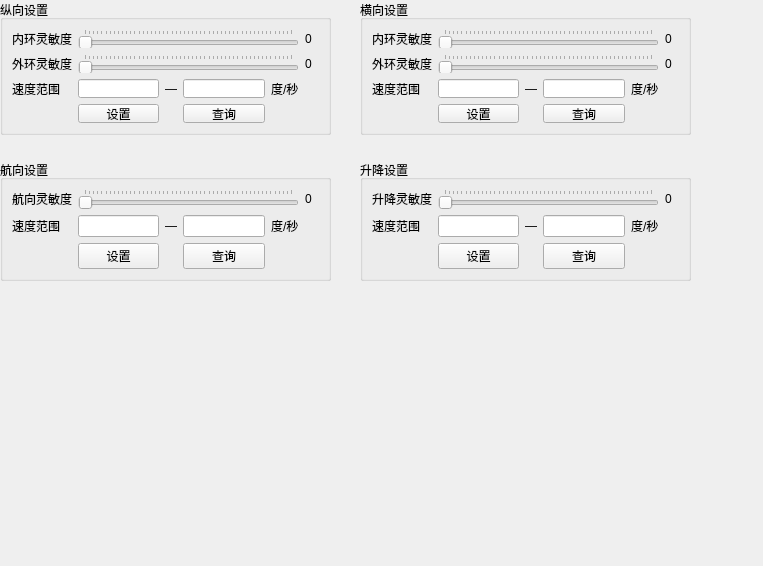
<?xml version="1.0" encoding="UTF-8"?>
<ui version="4.0">
 <class>QSelfflyWidget</class>
 <widget class="QWidget" name="QSelfflyWidget">
  <property name="geometry">
   <rect>
    <x>0</x>
    <y>0</y>
    <width>763</width>
    <height>566</height>
   </rect>
  </property>
  <property name="windowTitle">
   <string>Form</string>
  </property>
  <widget class="QGroupBox" name="groupBox_13">
   <property name="geometry">
    <rect>
     <x>0</x>
     <y>0</y>
     <width>331</width>
     <height>135</height>
    </rect>
   </property>
   <property name="title">
    <string>纵向设置</string>
   </property>
   <layout class="QGridLayout" name="gridLayout_5">
    <item row="0" column="0">
     <widget class="QLabel" name="label_8">
      <property name="text">
       <string>内环灵敏度</string>
      </property>
     </widget>
    </item>
    <item row="0" column="1" colspan="4">
     <widget class="QSlider" name="horizontalSlider_THETA2ELE">
      <property name="minimum">
       <number>0</number>
      </property>
      <property name="maximum">
       <number>500</number>
      </property>
      <property name="orientation">
       <enum>Qt::Horizontal</enum>
      </property>
      <property name="tickPosition">
       <enum>QSlider::TicksAbove</enum>
      </property>
     </widget>
    </item>
    <item row="0" column="5">
     <widget class="QLabel" name="label_THETA2ELE">
      <property name="text">
       <string>0</string>
      </property>
     </widget>
    </item>
    <item row="1" column="0">
     <widget class="QLabel" name="label_9">
      <property name="text">
       <string>外环灵敏度</string>
      </property>
     </widget>
    </item>
    <item row="1" column="1" colspan="4">
     <widget class="QSlider" name="horizontalSlider_VX2ELE">
      <property name="minimum">
       <number>0</number>
      </property>
      <property name="maximum">
       <number>500</number>
      </property>
      <property name="orientation">
       <enum>Qt::Horizontal</enum>
      </property>
      <property name="tickPosition">
       <enum>QSlider::TicksAbove</enum>
      </property>
     </widget>
    </item>
    <item row="1" column="5">
     <widget class="QLabel" name="label_VX2ELE">
      <property name="text">
       <string>0  </string>
      </property>
     </widget>
    </item>
    <item row="2" column="0">
     <widget class="QLabel" name="label_13">
      <property name="text">
       <string>速度范围</string>
      </property>
     </widget>
    </item>
    <item row="2" column="1">
     <widget class="QLineEdit" name="lineEdit_ELEMIN"/>
    </item>
    <item row="2" column="2">
     <widget class="QLabel" name="label_232">
      <property name="text">
       <string>—</string>
      </property>
     </widget>
    </item>
    <item row="2" column="3">
     <widget class="QLineEdit" name="lineEdit_ELEMAX"/>
    </item>
    <item row="2" column="4">
     <widget class="QLabel" name="label_233">
      <property name="text">
       <string>度/秒</string>
      </property>
     </widget>
    </item>
    <item row="3" column="3">
     <widget class="QPushButton" name="pushButton_AUTO_ELEASK">
      <property name="text">
       <string>查询</string>
      </property>
     </widget>
    </item>
    <item row="3" column="1">
     <widget class="QPushButton" name="pushButton_AUTO_ELESET">
      <property name="text">
       <string>设置</string>
      </property>
     </widget>
    </item>
   </layout>
   <zorder>label_9</zorder>
   <zorder>label_8</zorder>
   <zorder>horizontalSlider_THETA2ELE</zorder>
   <zorder>horizontalSlider_VX2ELE</zorder>
   <zorder>label_THETA2ELE</zorder>
   <zorder>label_VX2ELE</zorder>
   <zorder>label_13</zorder>
   <zorder>label_233</zorder>
   <zorder>label_232</zorder>
   <zorder>lineEdit_ELEMAX</zorder>
   <zorder>lineEdit_ELEMIN</zorder>
   <zorder>pushButton_AUTO_ELEASK</zorder>
   <zorder>pushButton_AUTO_ELESET</zorder>
  </widget>
  <widget class="QGroupBox" name="groupBox_73">
   <property name="geometry">
    <rect>
     <x>0</x>
     <y>160</y>
     <width>331</width>
     <height>121</height>
    </rect>
   </property>
   <property name="title">
    <string>航向设置</string>
   </property>
   <layout class="QGridLayout" name="gridLayout_12">
    <item row="1" column="0">
     <widget class="QLabel" name="label_23">
      <property name="text">
       <string>速度范围</string>
      </property>
     </widget>
    </item>
    <item row="0" column="0">
     <widget class="QLabel" name="label_19">
      <property name="text">
       <string>航向灵敏度</string>
      </property>
     </widget>
    </item>
    <item row="1" column="2">
     <widget class="QLabel" name="label_236">
      <property name="text">
       <string>—</string>
      </property>
     </widget>
    </item>
    <item row="1" column="1">
     <widget class="QLineEdit" name="lineEdit_RUDMIN"/>
    </item>
    <item row="2" column="3">
     <widget class="QPushButton" name="pushButton_AUTO_RUDASK">
      <property name="text">
       <string>查询</string>
      </property>
     </widget>
    </item>
    <item row="0" column="5">
     <widget class="QLabel" name="label_AUTO_RUD">
      <property name="text">
       <string>0  </string>
      </property>
     </widget>
    </item>
    <item row="2" column="1">
     <widget class="QPushButton" name="pushButton_AUTO_RUDSET">
      <property name="text">
       <string>设置</string>
      </property>
     </widget>
    </item>
    <item row="1" column="4">
     <widget class="QLabel" name="label_237">
      <property name="text">
       <string>度/秒</string>
      </property>
     </widget>
    </item>
    <item row="1" column="3">
     <widget class="QLineEdit" name="lineEdit_RUDMAX"/>
    </item>
    <item row="0" column="1" colspan="4">
     <widget class="QSlider" name="horizontalSlider_AUTO_RUD">
      <property name="minimum">
       <number>0</number>
      </property>
      <property name="maximum">
       <number>500</number>
      </property>
      <property name="orientation">
       <enum>Qt::Horizontal</enum>
      </property>
      <property name="tickPosition">
       <enum>QSlider::TicksAbove</enum>
      </property>
     </widget>
    </item>
   </layout>
  </widget>
  <widget class="QGroupBox" name="groupBox_74">
   <property name="geometry">
    <rect>
     <x>360</x>
     <y>160</y>
     <width>331</width>
     <height>121</height>
    </rect>
   </property>
   <property name="title">
    <string>升降设置</string>
   </property>
   <layout class="QGridLayout" name="gridLayout_13">
    <item row="0" column="5">
     <widget class="QLabel" name="label_AUTO_COL">
      <property name="text">
       <string>0  </string>
      </property>
     </widget>
    </item>
    <item row="1" column="3">
     <widget class="QLineEdit" name="lineEdit_COLMAX"/>
    </item>
    <item row="1" column="1">
     <widget class="QLineEdit" name="lineEdit_COLMIN"/>
    </item>
    <item row="2" column="3">
     <widget class="QPushButton" name="pushButton_AUTO_COLASK">
      <property name="text">
       <string>查询</string>
      </property>
     </widget>
    </item>
    <item row="2" column="1">
     <widget class="QPushButton" name="pushButton_AUTO_COLSET">
      <property name="text">
       <string>设置</string>
      </property>
     </widget>
    </item>
    <item row="1" column="4">
     <widget class="QLabel" name="label_239">
      <property name="text">
       <string>度/秒</string>
      </property>
     </widget>
    </item>
    <item row="1" column="2">
     <widget class="QLabel" name="label_238">
      <property name="text">
       <string>—</string>
      </property>
     </widget>
    </item>
    <item row="0" column="0">
     <widget class="QLabel" name="label_24">
      <property name="text">
       <string>升降灵敏度</string>
      </property>
     </widget>
    </item>
    <item row="1" column="0">
     <widget class="QLabel" name="label_29">
      <property name="text">
       <string>速度范围</string>
      </property>
     </widget>
    </item>
    <item row="0" column="1" colspan="4">
     <widget class="QSlider" name="horizontalSlider_AUTO_COL">
      <property name="minimum">
       <number>0</number>
      </property>
      <property name="maximum">
       <number>500</number>
      </property>
      <property name="orientation">
       <enum>Qt::Horizontal</enum>
      </property>
      <property name="tickPosition">
       <enum>QSlider::TicksAbove</enum>
      </property>
     </widget>
    </item>
   </layout>
  </widget>
  <widget class="QGroupBox" name="groupBox_71">
   <property name="geometry">
    <rect>
     <x>360</x>
     <y>0</y>
     <width>331</width>
     <height>135</height>
    </rect>
   </property>
   <property name="title">
    <string>横向设置</string>
   </property>
   <layout class="QGridLayout" name="gridLayout_6">
    <item row="0" column="0">
     <widget class="QLabel" name="label_14">
      <property name="text">
       <string>内环灵敏度</string>
      </property>
     </widget>
    </item>
    <item row="0" column="1" colspan="4">
     <widget class="QSlider" name="horizontalSlider_PHI2AIL">
      <property name="minimum">
       <number>0</number>
      </property>
      <property name="maximum">
       <number>500</number>
      </property>
      <property name="orientation">
       <enum>Qt::Horizontal</enum>
      </property>
      <property name="tickPosition">
       <enum>QSlider::TicksAbove</enum>
      </property>
     </widget>
    </item>
    <item row="0" column="5">
     <widget class="QLabel" name="label_PHI2AIL">
      <property name="text">
       <string>0</string>
      </property>
     </widget>
    </item>
    <item row="1" column="0">
     <widget class="QLabel" name="label_16">
      <property name="text">
       <string>外环灵敏度</string>
      </property>
     </widget>
    </item>
    <item row="1" column="1" colspan="4">
     <widget class="QSlider" name="horizontalSlider_VY2AIL">
      <property name="minimum">
       <number>0</number>
      </property>
      <property name="maximum">
       <number>500</number>
      </property>
      <property name="orientation">
       <enum>Qt::Horizontal</enum>
      </property>
      <property name="tickPosition">
       <enum>QSlider::TicksAbove</enum>
      </property>
     </widget>
    </item>
    <item row="1" column="5">
     <widget class="QLabel" name="label_VY2AIL">
      <property name="text">
       <string>0  </string>
      </property>
     </widget>
    </item>
    <item row="2" column="0">
     <widget class="QLabel" name="label_18">
      <property name="text">
       <string>速度范围</string>
      </property>
     </widget>
    </item>
    <item row="2" column="1">
     <widget class="QLineEdit" name="lineEdit_AILMIN"/>
    </item>
    <item row="2" column="2">
     <widget class="QLabel" name="label_234">
      <property name="text">
       <string>—</string>
      </property>
     </widget>
    </item>
    <item row="2" column="3">
     <widget class="QLineEdit" name="lineEdit_AILMAX"/>
    </item>
    <item row="2" column="4">
     <widget class="QLabel" name="label_235">
      <property name="text">
       <string>度/秒</string>
      </property>
     </widget>
    </item>
    <item row="3" column="3">
     <widget class="QPushButton" name="pushButton_AUTO_AILASK">
      <property name="text">
       <string>查询</string>
      </property>
     </widget>
    </item>
    <item row="3" column="1">
     <widget class="QPushButton" name="pushButton_AUTO_AILSET">
      <property name="text">
       <string>设置</string>
      </property>
     </widget>
    </item>
   </layout>
  </widget>
 </widget>
 <resources/>
 <connections/>
</ui>
